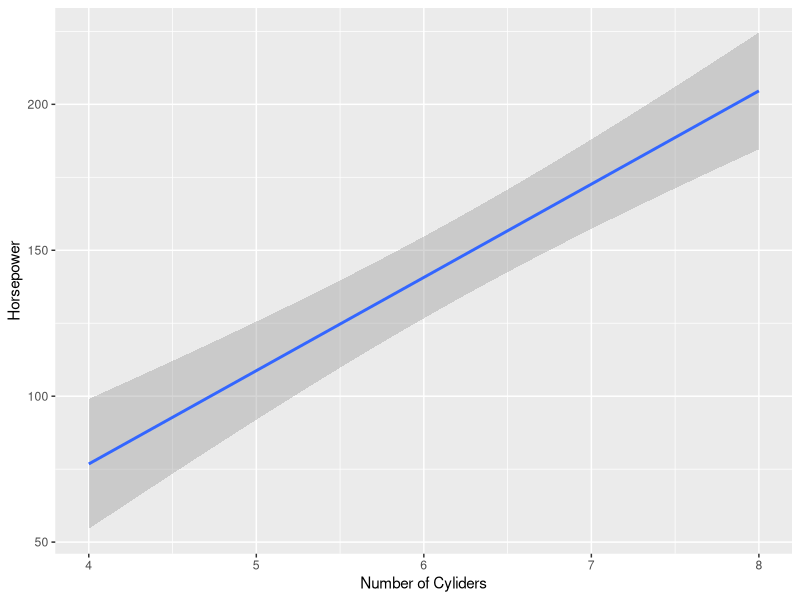

Recreate this plot in R.
## ---- chunk 1
#| code-fold: true
#| message: false
library(dplyr)
library(readr)
library(ggplot2)
## ---- chunk 2
mtcars %>%
  ggplot(aes(x = cyl, y= hp))+
  geom_smooth(method=lm)+
  labs(x = 'Number of Cyliders', y = 'Horsepower')
